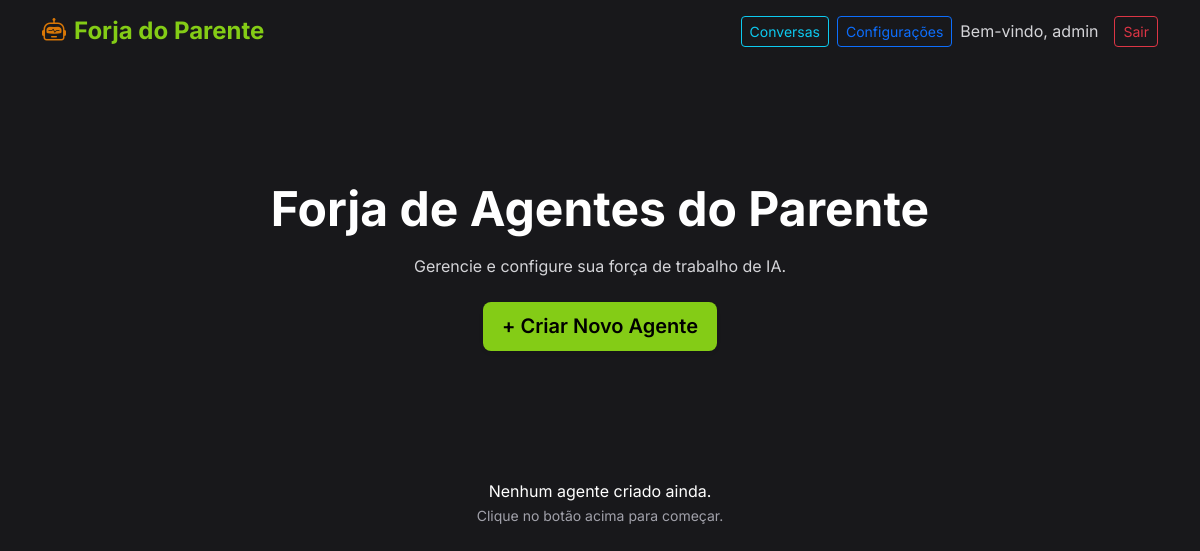
/ (signed in), run on an earlier commit of the app's database.
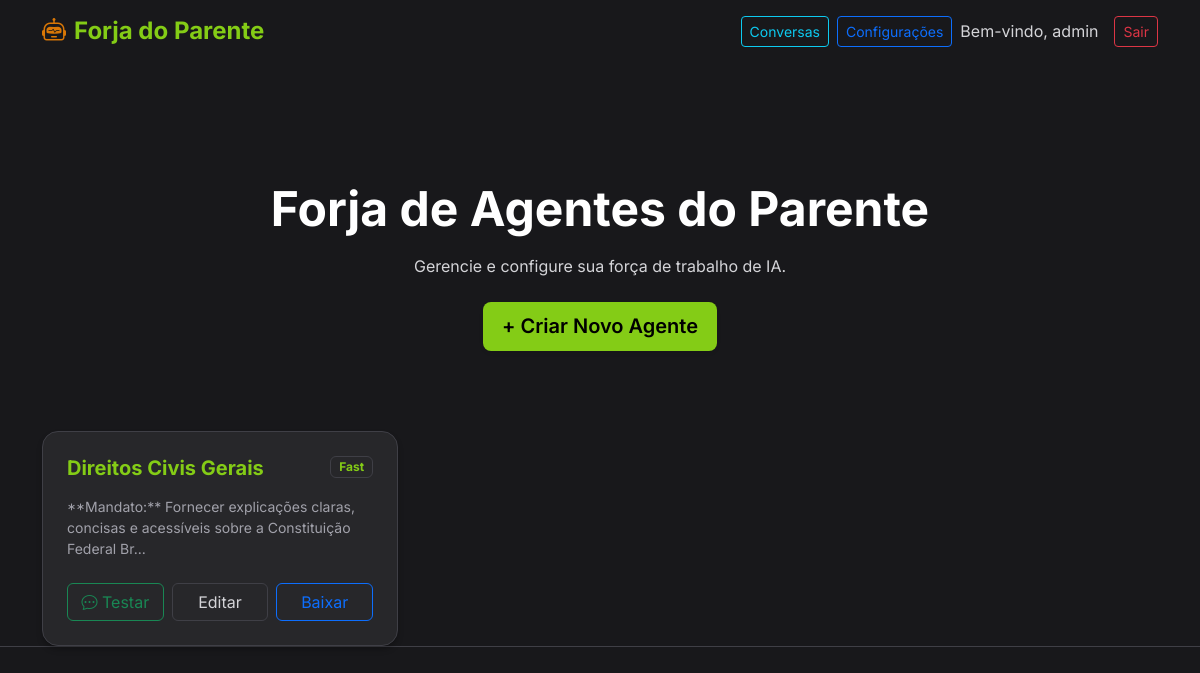
And on a later commit of the database.
### tables this page shows
CREATE TABLE agents (
            id INTEGER PRIMARY KEY AUTOINCREMENT,
            user_id INTEGER,
            subject TEXT,
            type TEXT,
            behaviour TEXT,
            details TEXT,
            knowledge_base TEXT,
            created_at DATETIME DEFAULT CURRENT_TIMESTAMP, status TEXT DEFAULT 'development',
            FOREIGN KEY (user_id) REFERENCES users(id)
        );

### app/Controllers/HomeController.php (called while the page is built, shortened)
<?php
require_once __DIR__ . '/../Core/Database.php';
class HomeController extends Controller
{
    private $db;
    public function __construct()
    {
        $this->db = new Database();
    }
    public function index()
    {
        $agents = [];
        if (isset($_SESSION['user'])) {
            $agents = $this->db->getAllAgents();
        }
        $this->view('home/index', ['agents' => $agents]);
    }
}

### public/index.php (called while the page is built, shortened)
<?php
$router = new Router();
$router->get('/', 'HomeController@index');
$router->post('/', 'HomeController@index');
$router->get('/agents/create', 'AgentController@create');
$router->post('/agents/store', 'AgentController@store');
$router->get('/agents/edit', 'AgentController@edit');
$router->post('/agents/update', 'AgentController@update');
$router->post('/agents/delete', 'AgentController@delete');
$router->post('/agents/delete-file', 'AgentController@deleteFile');
$router->get('/agents/download', 'AgentController@download');
$router->get('/agents/test', 'TestController@index');
$router->post('/api/chat', 'TestController@chat');
$router->post('/api/optimize', 'AgentController@optimize');
$router->get('/settings', 'SettingsController@index');
$router->post('/settings', 'SettingsController@index');
$router->get('/conversations', 'ConversationController@index');
$router->get('/conversations/show', 'ConversationController@show');
$router->get('/api/conversations/messages', 'ConversationController@apiMessages');
$uri = $_SERVER['REQUEST_URI'];
$method = $_SERVER['REQUEST_METHOD'];
$uri = parse_url($uri, PHP_URL_PATH);
$router->dispatch($uri, $method);

### app/Core/Database.php (called while the page is built, shortened)
<?php
class Database
{
    private $pdo;
    public function __construct()
    {
        try {
            $dbFile = __DIR__ . '/../../database.sqlite';
            $this->pdo = new PDO('sqlite:' . $dbFile);
            $this->pdo->setAttribute(PDO::ATTR_ERRMODE, PDO::ERRMODE_EXCEPTION);
            $this->initDb();
        } catch (PDOException $e) {
            die("Database connection failed: " . $e->getMessage());
        }
    }
    private function initDb()
    {
        $this->pdo->exec("CREATE TABLE IF NOT EXISTS users (
            id INTEGER PRIMARY KEY AUTOINCREMENT,
            username TEXT UNIQUE NOT NULL,
            password TEXT NOT NULL,
            role TEXT DEFAULT 'user',
            created_at DATETIME DEFAULT CURRENT_TIMESTAMP
        )");
        $this->pdo->exec("CREATE TABLE IF NOT EXISTS agents (
            id INTEGER PRIMARY KEY AUTOINCREMENT,
            user_id INTEGER,
            subject TEXT,
            type TEXT,
            behaviour TEXT,
            details TEXT,
            knowledge_base TEXT,
            status TEXT DEFAULT 'development',
            created_at DATETIME DEFAULT CURRENT_TIMESTAMP,
            FOREIGN KEY (user_id) REFERENCES users(id)
        )");
        $this->pdo->exec("CREATE TABLE IF NOT EXISTS agent_documents (
            id INTEGER PRIMARY KEY AUTOINCREMENT,
            agent_id INTEGER NOT NULL,
            filename TEXT NOT NULL,
            created_at DATETIME DEFAULT CURRENT_TIMESTAMP,
            FOREIGN KEY (agent_id) REFERENCES agents(id) ON DELETE CASCADE
        )");
        $stmt = $this->pdo->prepare("SELECT COUNT(*) FROM users WHERE username = 'admin'");
        $stmt->execute();
        $this->pdo->exec("CREATE TABLE IF NOT EXISTS conversations (
            id INTEGER PRIMARY KEY AUTOINCREMENT,
            user_id TEXT UNIQUE NOT NULL,
            last_message_at DATETIME DEFAULT CURRENT_TIMESTAMP
        )");
        $this->pdo->exec("CREATE TABLE IF NOT EXISTS messages (
            id INTEGER PRIMARY KEY AUTOINCREMENT,
            conversation_id INTEGER NOT NULL,
            sender TEXT NOT NULL, -- 'user' or 'agent'
            content TEXT,
            created_at DATETIME DEFAULT CURRENT_TIMESTAMP,
            FOREIGN KEY (conversation_id) REFERENCES conversations(id) ON DELETE CASCADE
        )");
        $this->pdo->exec("CREATE TABLE IF NOT EXISTS system_settings (
            key TEXT PRIMARY KEY,
            value TEXT,
            updated_at DATETIME DEFAULT CURRENT_TIMESTAMP
        )");
    }
    public function getAllAgents()
    {
        $stmt = $this->pdo->query("SELECT * FROM agents ORDER BY id DESC");
        return $stmt->fetchAll(PDO::FETCH_ASSOC);
    }
}

### app/Views/home/index.php (the view, shortened to what the changed rows need)
<?php if (!isset($_SESSION['user'])): ?>
    <div class="row justify-content-center align-items-center" style="min-height: 80vh;">
        <div class="col-md-5">
            <div class="text-center mb-5">
                <h1 class="display-4 fw-bold text-gradient">Forja do Parente</h1>
                <p class="lead text-muted">Construa, Configure e Implante Agentes de IA em segundos.</p>
            </div>
            <div class="card shadow-lg">
                <div class="card-body p-5">
                    <h3 class="text-center mb-4 fw-bold">Entrar</h3>
                    <?php if (isset($error)): ?>
                        <div class="alert alert-danger"><?= $error ?></div>
                    <?php endif; ?>
                    <form method="POST" action="/">
                        <div class="mb-3">
                            <label class="form-label text-muted">Usuário</label>
                            <input type="text" name="username" class="form-control form-control-lg" value="admin">
                        </div>
                        <div class="mb-4">
                            <label class="form-label text-muted">Senha</label>
                            <input type="password" name="password" class="form-control form-control-lg" value="password">
                        </div>
                        <button type="submit" name="login" class="btn btn-primary w-100 btn-lg">Entrar</button>
                    </form>
                </div>
            </div>
        </div>
    </div>
<?php else: ?>
    <div class="hero-section">
        <h1 class="display-5 fw-bold mb-3">Forja de Agentes do Parente</h1>
    </div>
    <div class="row g-4">
        <?php foreach ($agents as $agent): ?>
            <div class="col-md-4">
                <div class="card h-100">
                    <div class="card-body p-4">
                        <div class="d-flex justify-content-between align-items-start mb-3">
                            <h5 class="card-title fw-bold mb-0"><?= htmlspecialchars($agent['subject']) ?></h5>
                            <span class="badge bg-light text-primary border"><?= htmlspecialchars($agent['type']) ?></span>
                        </div>
                        <p class="card-text text-muted small mb-4" style="min-height: 60px;">
                            <?= htmlspecialchars(substr($agent['behaviour'], 0, 100)) ?>...
                        </p>
                        <div class="d-flex gap-2">
                            <a href="/agents/test?id=<?= $agent['id'] ?>" class="btn btn-outline-success w-50">
                                <i class="bi bi-chat-dots"></i> Testar
                            </a>
                            <a href="/agents/edit?id=<?= $agent['id'] ?>" class="btn btn-outline-secondary w-50">
                                Editar
                            </a>
                            <a href="/agents/download?id=<?= $agent['id'] ?>" class="btn btn-outline-primary w-50">
                                Baixar
                            </a>
                        </div>
                    </div>
                </div>
            </div>
        <?php endforeach; ?>
        <?php if (empty($agents)): ?>
            <div class="col-12 text-center py-5">
                <div class="text-muted">
                    <p class="mb-0">Nenhum agente criado ainda.</p>
                    <small>Clique no botão acima para começar.</small>
                </div>
            </div>
        <?php endif; ?>
    </div>
<?php endif; ?>
<?php
require __DIR__ . '/../layouts/main.php';
?>

What changed in the data, as far as the page shows it:
added agents: subject "Direitos Civis Gerais", type "Fast", behaviour "**Mandato:** Fornecer explicações claras, concisas e acessíveis sobre a Constituição Federal Br"
Also different on the page:
text no longer shown: "Nenhum agente criado ainda. Clique no botão acima para começar."
